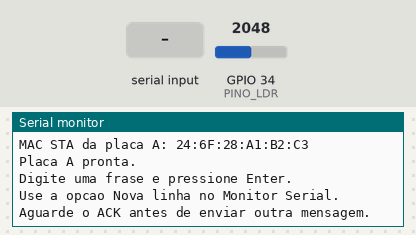
Simulated run of this sketch. Board: ESP32. Parts: the last lines printed to the serial monitor. The test bench sets the inputs (shaded band); at power-on: GPIO 34 (PINO_LDR) = 2048 (analog values on the 0–4095 scale).

Above: at 2.3 s.
2.4 s: "R\n" received over Serial
At 3.3 s:
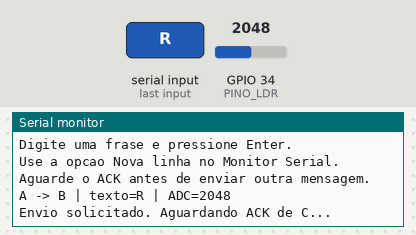
3.9 s: "1\n" received over Serial
At 4.4 s:
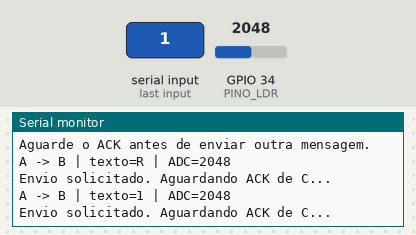

Measured:
- after the input at 2.4 s, the serial monitor: prints a new line at once (image 1)
- after the input at 3.9 s, the serial monitor: prints a new line at once (image 2)

The sketch:

Placa1.ino
```cpp
#include <WiFi.h>
#include <esp_now.h>
#include <esp_wifi.h>

const int PINO_LDR = 34;
const uint8_t CANAL = 1;

// SUBSTITUA pelo MAC STA da placa B.
uint8_t MAC_B[] = {0x24, 0x6F, 0x28, 0x00, 0x00, 0x02};

struct Mensagem {
  char tipo;
  uint16_t adc;
  char texto[24];
};

void verificar(esp_err_t resultado, const char *etapa) {
  if (resultado != ESP_OK) {
    Serial.printf("Erro em %s: %s\n", etapa, esp_err_to_name(resultado));

    while (true) {
      delay(1000);
    }
  }
}

void receberMensagem(const esp_now_recv_info_t *info,
                     const uint8_t *dados, int tamanho) {
  if (tamanho != sizeof(Mensagem)) {
    return;
  }

  // A aceita mensagens somente de B.
  if (memcmp(info->src_addr, MAC_B, 6) != 0) {
    return;
  }

  Mensagem resposta = {};
  memcpy(&resposta, dados, sizeof(resposta));
  resposta.texto[sizeof(resposta.texto) - 1] = '\0';

  if (resposta.tipo == 'R') {
    Serial.printf("A: ACK de C via B | ADC=%u | %s\n",
                  resposta.adc, resposta.texto);
  }
}

void setup() {
  Serial.begin(115200);
  Serial.setTimeout(100);
  delay(1000);

  pinMode(PINO_LDR, INPUT);
  analogReadResolution(12);

  WiFi.mode(WIFI_STA);
  WiFi.disconnect();
  delay(100);

  Serial.print("MAC STA da placa A: ");
  Serial.println(WiFi.macAddress());

  verificar(
    esp_wifi_set_channel(CANAL, WIFI_SECOND_CHAN_NONE),
    "configurar canal"
  );

  verificar(esp_now_init(), "iniciar ESP-NOW");

  esp_now_peer_info_t par = {};
  memcpy(par.peer_addr, MAC_B, 6);
  par.channel = CANAL;
  par.ifidx = WIFI_IF_STA;
  par.encrypt = false;

  verificar(esp_now_add_peer(&par), "adicionar B");

  verificar(
    esp_now_register_recv_cb(receberMensagem),
    "registrar recebimento"
  );

  Serial.println("Placa A pronta.");
  Serial.println("Digite uma frase e pressione Enter.");
  Serial.println("Use a opcao Nova linha no Monitor Serial.");
  Serial.println("Aguarde o ACK antes de enviar outra mensagem.");
}

void loop() {
  if (Serial.available() > 0) {
    String frase = Serial.readStringUntil('\n');
    frase.trim();

    if (frase.length() == 0) {
      return;
    }

    Mensagem mensagem = {};
    mensagem.tipo = 'D';
    mensagem.adc = analogRead(PINO_LDR);

    // Reserva um byte para o terminador '\0'.
    frase.toCharArray(mensagem.texto, sizeof(mensagem.texto));

    if (frase.length() >= sizeof(mensagem.texto)) {
      Serial.println("Aviso: texto limitado a 23 bytes.");
    }

    esp_err_t resultado = esp_now_send(
      MAC_B,
      reinterpret_cast<const uint8_t *>(&mensagem),
      sizeof(mensagem)
    );

    if (resultado == ESP_OK) {
      Serial.printf("A -> B | texto=%s | ADC=%u\n", mensagem.texto, mensagem.adc);
      Serial.println("Envio solicitado. Aguardando ACK de C...");
    } else {
      Serial.printf("Erro ao solicitar envio: %s\n",esp_err_to_name(resultado));
    }
  }
}
```
